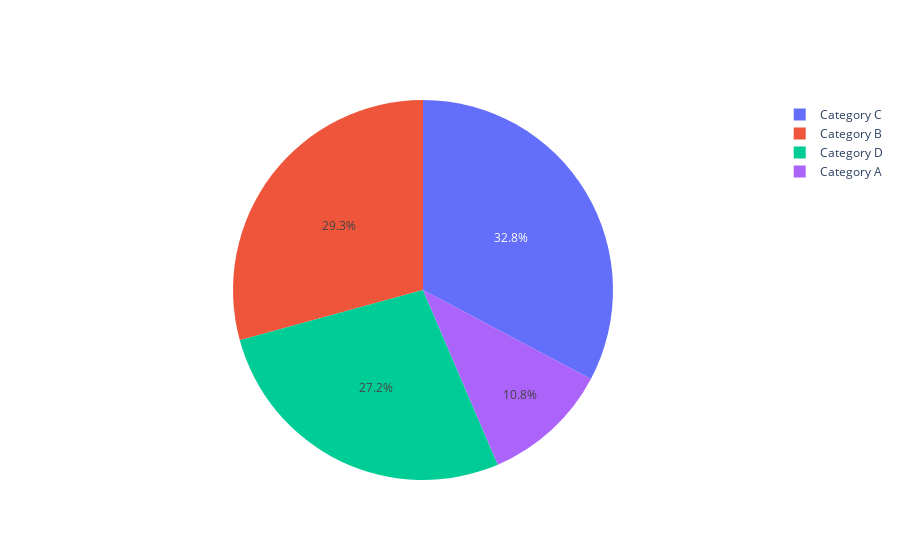

The notebook cell this image was saved under:
### Code cell
fig = go.Figure()
fig.add_trace(go.Pie(labels=labels,values=values))
fig.show()

### Figure 1 — Plotly figure (JSON) as saved in the notebook; plotly's stock layout.template omitted (floating-point values rounded to 4 significant figures)
{"data": [{"labels": ["Category A", "Category B", "Category C", "Category D"], "type": "pie", "values": [31, 84, 94, 78]}], "layout": {"autosize": true}}
